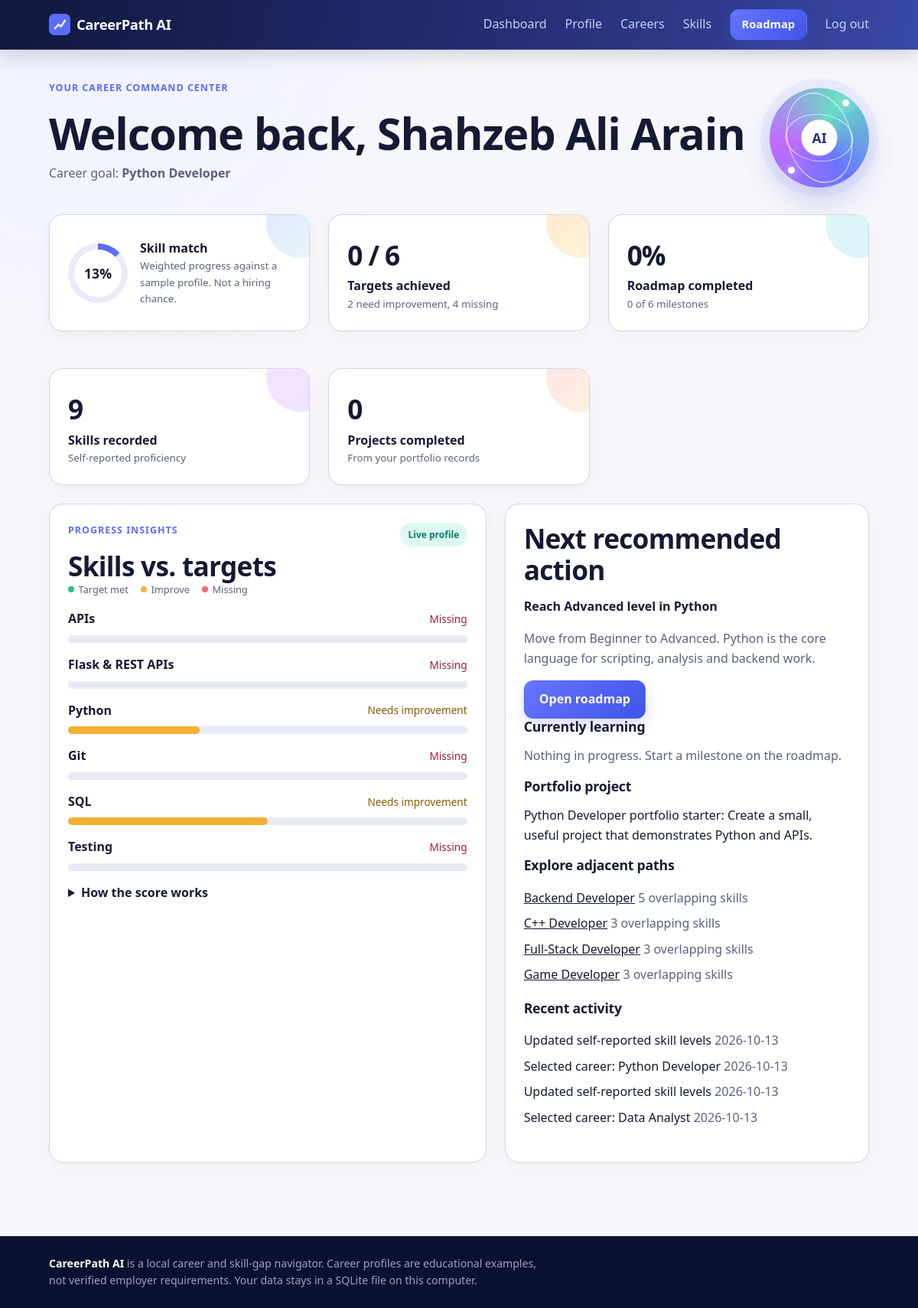
The app's page /dashboard (signed in) with its own data.
### tables this page shows
CREATE TABLE students (
    id INTEGER PRIMARY KEY,
    display_name TEXT NOT NULL CHECK (length(display_name) BETWEEN 1 AND 80),
    degree TEXT, field_of_study TEXT, education_level TEXT,
    career_interests TEXT, learning_goals TEXT,
    selected_role_id INTEGER REFERENCES career_roles(id) ON DELETE SET NULL,
    is_demo INTEGER NOT NULL DEFAULT 0 CHECK (is_demo IN (0, 1)),
    created_at TEXT NOT NULL DEFAULT (strftime('%Y-%m-%dT%H:%M:%SZ','now')),
    updated_at TEXT NOT NULL DEFAULT (strftime('%Y-%m-%dT%H:%M:%SZ','now'))
, preferred_work_type TEXT, weekly_learning_time TEXT, user_id INTEGER REFERENCES users(id) ON DELETE CASCADE);

CREATE TABLE career_roles (
    id INTEGER PRIMARY KEY,
    slug TEXT NOT NULL UNIQUE,
    title TEXT NOT NULL,
    overview TEXT
, category TEXT NOT NULL DEFAULT 'other-technology');

CREATE TABLE career_role_skills (
    role_id INTEGER NOT NULL REFERENCES career_roles(id) ON DELETE CASCADE,
    skill_id INTEGER NOT NULL REFERENCES skills(id) ON DELETE CASCADE,
    target_level INTEGER NOT NULL CHECK (target_level BETWEEN 1 AND 3),
    importance INTEGER NOT NULL CHECK (importance BETWEEN 1 AND 3),
    prerequisite_skill_id INTEGER REFERENCES skills(id),
    PRIMARY KEY (role_id, skill_id)
);

CREATE TABLE skills (
    id INTEGER PRIMARY KEY,
    name TEXT NOT NULL UNIQUE,
    description TEXT
);

CREATE TABLE roadmap_milestones (
    id INTEGER PRIMARY KEY,
    student_id INTEGER NOT NULL REFERENCES students(id) ON DELETE CASCADE,
    role_id INTEGER NOT NULL REFERENCES career_roles(id) ON DELETE CASCADE,
    skill_id INTEGER NOT NULL REFERENCES skills(id),
    position INTEGER NOT NULL,
    title TEXT NOT NULL, objective TEXT, estimated_hours INTEGER,
    status TEXT NOT NULL DEFAULT 'not_started'
        CHECK (status IN ('not_started','in_progress','completed')),
    notes TEXT,
    updated_at TEXT NOT NULL DEFAULT (strftime('%Y-%m-%dT%H:%M:%SZ','now')),
    UNIQUE (student_id, role_id, skill_id)
);

CREATE TABLE progress_activity (
    id INTEGER PRIMARY KEY,
    student_id INTEGER NOT NULL REFERENCES students(id) ON DELETE CASCADE,
    message TEXT NOT NULL,
    created_at TEXT NOT NULL DEFAULT (strftime('%Y-%m-%dT%H:%M:%SZ','now'))
);

### app.py (the view)
    @app.route("/dashboard")
    @login_required
    def dashboard():
        student, role, a = state()
        ctx = {"student": student, "role": role, "a": a}
        if role:
            ms = milestones(role["id"])
            alternatives = db().execute("""SELECT cr.title, cr.slug, COUNT(*) overlap
                FROM career_role_skills current_skills
                JOIN career_role_skills other_skills ON other_skills.skill_id=current_skills.skill_id
                JOIN career_roles cr ON cr.id=other_skills.role_id
                WHERE current_skills.role_id=? AND other_skills.role_id<>?
                GROUP BY cr.id ORDER BY overlap DESC, cr.title LIMIT 4""",
                (role["id"], role["id"])).fetchall()
            ctx.update(p=progress(role["id"]), learning=[m for m in ms if m["status"] == "in_progress"],
                       next=next((m for m in ms if m["status"] != "completed"), None),
                       project=cat.role_info(role["slug"], role["title"])["project"],
                       alternatives=alternatives,
                       skill_count=db().execute("SELECT COUNT(*) FROM student_skills WHERE student_id=?", (student["id"],)).fetchone()[0],
                       project_count=db().execute("SELECT COUNT(*) FROM projects WHERE student_id=? AND status='completed'", (student["id"],)).fetchone()[0],
                       activity=db().execute("SELECT * FROM progress_activity WHERE student_id=? ORDER BY id DESC LIMIT 6", (student["id"],)).fetchall())
        return render_template("dashboard.html", **ctx)

### database.py (called while the page is built)
def get_connection(db_path):
    conn = sqlite3.connect(db_path)
    conn.row_factory = sqlite3.Row
    conn.execute("PRAGMA foreign_keys = ON")  # SQLite ignores FKs unless enabled per connection
    return conn

### services/career_catalog.py (called while the page is built)
def role_info(slug, title=None):
    return ROLES.get(slug) or _spec(title or slug.replace("-", " ").title(), "other-technology")

### services/skill_analyzer.py (called while the page is built)
def analyze(rows, levels):
    items, num, den = [], 0.0, 0
    for r in rows:
        cur = levels.get(r["skill_id"], 0)
        gap = max(r["target"] - cur, 0)
        status = "achieved" if gap == 0 else ("missing" if cur == 0 else "improve")
        num += r["importance"] * min(cur, r["target"]) / r["target"]
        den += r["importance"]
        items.append({**r, "current": cur, "gap": gap, "status": status, "priority": r["importance"] * gap})
    counts = {k: sum(i["status"] == k for i in items) for k in ("achieved", "improve", "missing")}
    top = sorted((i for i in items if i["gap"]), key=lambda i: (-i["priority"], i["name"]))[:3]
    return {"items": items, "score": round(100 * num / den) if den else 0, "counts": counts, "top": top}

### templates/dashboard.html (shortened to what this page needs)
{% extends "base.html" %}{% block title %}Dashboard{% endblock %}
{% block content %}<section class="wrap page">
{% if not student %}
  <div class="panel"><h1>Start here</h1><p>Create your profile, or explore with a fictional student.</p>
  <a class="btn" href="{{ url_for('profile') }}">Complete profile</a></div>
{% elif not role %}
  <div class="panel"><h1>Hello, {{ student.display_name }}</h1><p>Pick a career goal to see your skill gaps.</p><a class="btn" href="{{ url_for('careers') }}">Choose a career</a></div>
{% else %}
<div class="dashboard-heading"><div><p class="eyebrow">YOUR CAREER COMMAND CENTER</p><h1>Welcome back, {{ student.display_name }}</h1><p class="sub">Career goal: <strong>{{ role.title }}</strong></p></div><div class="dashboard-orbit" aria-hidden="true"><span></span><i></i><b>AI</b></div></div>
<div class="stats">
  <div class="panel stat score-stat"><div class="score-ring" style="--score:{{ a.score }}%"><strong>{{ a.score }}%</strong></div><div><span>Skill match</span><small class="muted">Weighted progress against a sample profile. Not a hiring chance.</small></div></div>
  <div class="panel stat"><b>{{ a.counts.achieved }} / {{ a['items']|length }}</b><span>Targets achieved</span><small class="muted">{{ a.counts.improve }} need improvement, {{ a.counts.missing }} missing</small></div>
  <div class="panel stat"><b>{{ p.percent }}%</b><span>Roadmap completed</span><small class="muted">{{ p.completed }} of {{ p.total }} milestones</small></div>
  <div class="panel stat"><b>{{ skill_count }}</b><span>Skills recorded</span><small class="muted">Self-reported proficiency</small></div>
  <div class="panel stat"><b>{{ project_count }}</b><span>Projects completed</span><small class="muted">From your portfolio records</small></div>
</div>
<div class="grid2">
 <div class="panel chart-panel"><div class="panel-heading"><div><p class="eyebrow">PROGRESS INSIGHTS</p><h2>Skills vs. targets</h2></div><span class="chart-badge">Live profile</span></div>
  <div class="chart-legend"><span><i class="legend-dot achieved"></i>Target met</span><span><i class="legend-dot improve"></i>Improve</span><span><i class="legend-dot missing"></i>Missing</span></div>
  <ul class="bars light">{% for i in a['items'] %}
   <li><span>{{ i.name }}</span><em class="{{ i.status }}">{{ {'achieved':'Target met','improve':'Needs improvement','missing':'Missing'}[i.status] }}</em>
   <div class="track"><i class="{{ i.status }}" style="width:{{ (100 * [i.current, i.target]|min / i.target)|round|int }}%"></i></div></li>{% endfor %}</ul>
  <details><summary>How the score works</summary></details></div>
 <div class="panel"><h2>Next recommended action</h2>
  {% if next %}<p><strong>{{ next.title }}</strong></p><p class="muted">{{ next.objective }}</p><a class="btn" href="{{ url_for('roadmap') }}">Open roadmap</a>
  {% elif a.top %}<p>Roadmap is complete. Reassess your skills to update your match.</p><a class="btn" href="{{ url_for('assessment') }}">Reassess skills</a>
  {% else %}<p>All targets met for this profile.</p>{% endif %}
  <h3>Currently learning</h3>
  {% if learning %}<ul class="plain">{% for m in learning %}<li>{{ m.skill }}</li>{% endfor %}</ul>{% else %}<p class="muted">Nothing in progress. Start a milestone on the roadmap.</p>{% endif %}
  <h3>Portfolio project</h3><p>{{ project.title }}: {{ project.problem }}</p>
  <h3>Explore adjacent paths</h3>
  {% if alternatives %}<ul class="plain">{% for alt in alternatives %}<li><a href="{{ url_for('careers', q=alt.title) }}">{{ alt.title }}</a> <span class="muted">{{ alt.overlap }} overlapping skill{{ '' if alt.overlap == 1 else 's' }}</span></li>{% endfor %}</ul>
  {% else %}<p class="muted">Explore the career catalogue to find another path.</p>{% endif %}
  <h3>Recent activity</h3><ul class="plain">{% for x in activity %}<li>{{ x.message }} <span class="muted">{{ x.created_at[:10] }}</span></li>{% endfor %}</ul></div>
</div>{% endif %}
</section>{% endblock %}

### records on screen
students: display_name "Shahzeb Ali Arain"
career_roles: title "Python Developer"
career_role_skills: name "APIs", status "Missing"
career_role_skills: name "Flask & REST APIs", status "Missing"
career_role_skills: name "Python", status "Needs improvement", {{ (100 * [i.current, i.target]|min / i.target)|round|int }} 33 (drawn)
career_role_skills: name "Git", status "Missing"
career_role_skills: name "SQL", status "Needs improvement", {{ (100 * [i.current, i.target]|min / i.target)|round|int }} 50 (drawn)
career_role_skills: name "Testing", status "Missing"
roadmap_milestones: title "Reach Advanced level in Python", objective "Move from Beginner to Advanced. Python is the core language for scripting, analysis and backend work."
career_roles: title "Backend Developer", overlap "5", overlap "s"
career_roles: title "C++ Developer", overlap "3", overlap "s"
career_roles: title "Full-Stack Developer", overlap "3", overlap "s"
career_roles: title "Game Developer", overlap "3", overlap "s"
progress_activity: message "Updated self-reported skill levels", created_at "2026-10-13"
progress_activity: message "Selected career: Python Developer", created_at "2026-10-13"
progress_activity: message "Updated self-reported skill levels", created_at "2026-10-13"
progress_activity: message "Selected career: Data Analyst", created_at "2026-10-13"

### other values on screen
{{ a.score }} "13"
{{ a.counts.achieved }} "0"
{{ a['items']|length }} "6"
{{ a.counts.improve }} "2"
{{ a.counts.missing }} "4"
{{ p.percent }} "0"
{{ p.completed }} "0"
{{ p.total }} "6"
{{ skill_count }} "9"
{{ project_count }} "0"
{{ project.title }} "Python Developer portfolio starter"
{{ project.problem }} "Create a small, useful project that demonstrates Python and APIs."
